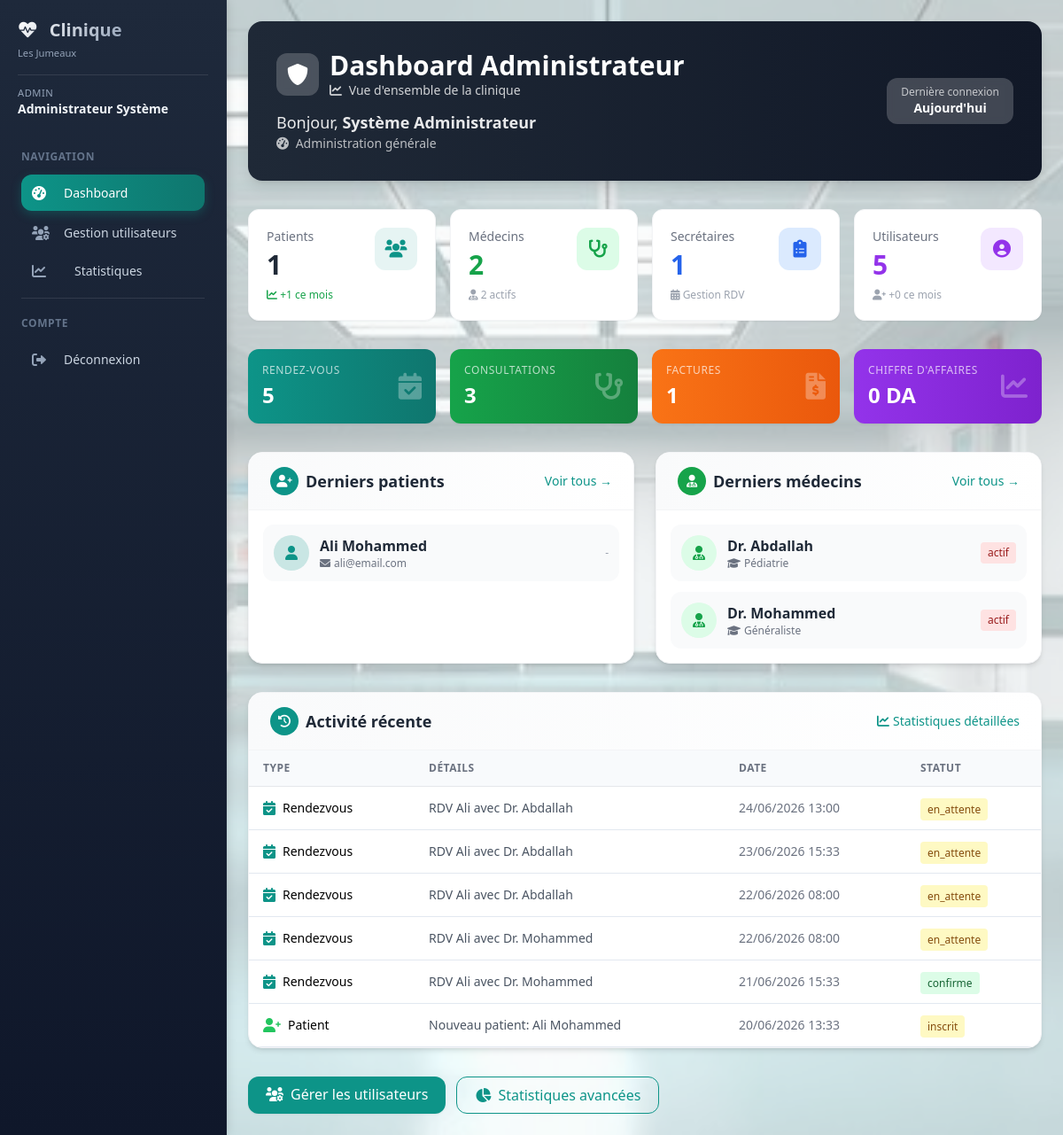
The page /admin/dashboard (signed in) on the database as committed earlier.
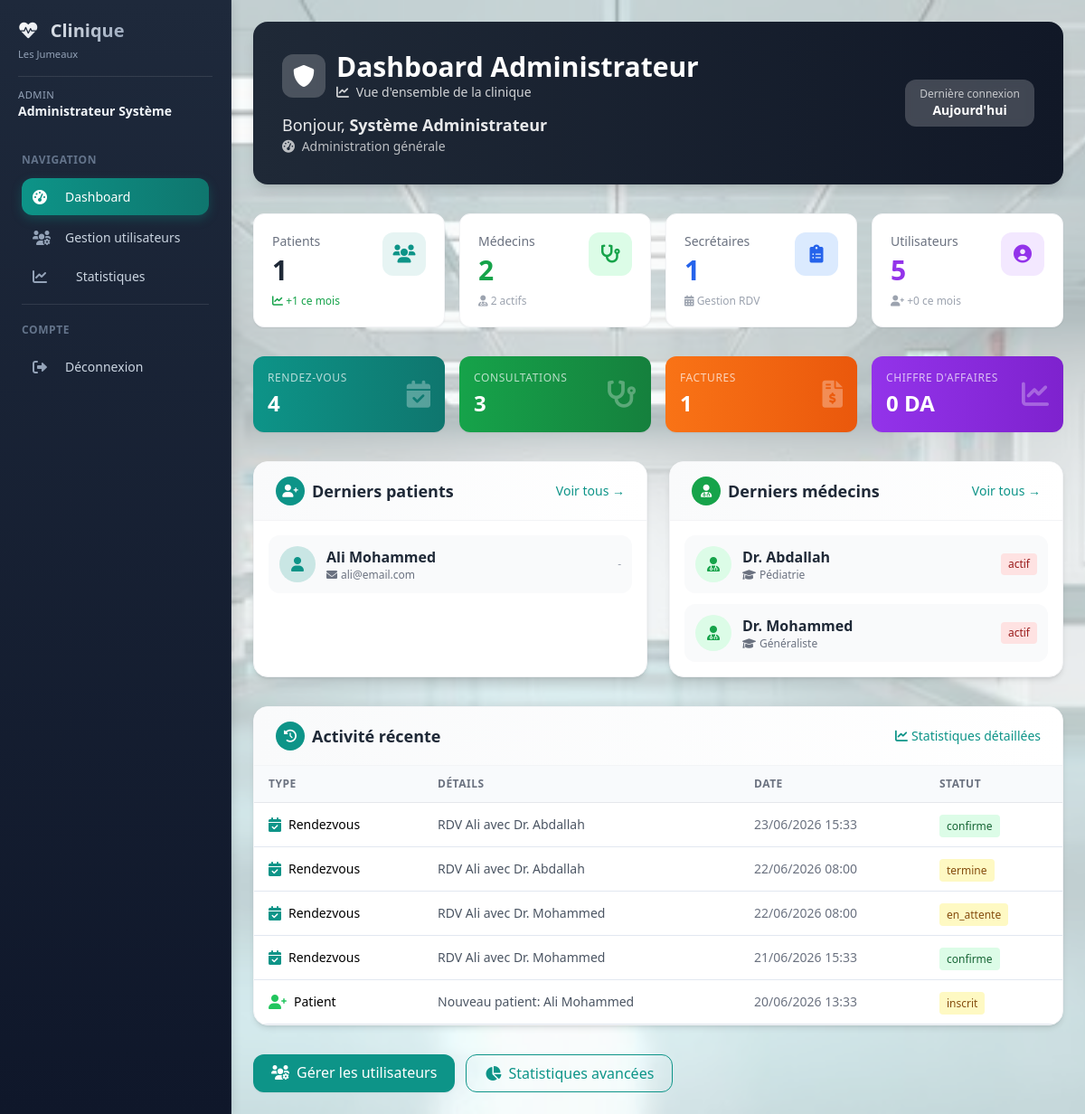
The same page on the database as committed later.
### models/database.py (models this page shows)
class Patient(db.Model):
    __tablename__ = 'patients'
    id = db.Column(db.Integer, primary_key=True)
    nom = db.Column(db.String(100), nullable=False)
    prenom = db.Column(db.String(100), nullable=False)
    email = db.Column(db.String(120))
    telephone = db.Column(db.String(20), nullable=False)
    date_naissance = db.Column(db.Date)
    adresse = db.Column(db.Text)
    num_assurance = db.Column(db.String(50))
    user_id = db.Column(db.Integer, db.ForeignKey('utilisateurs.id'))
    date_creation = db.Column(db.DateTime, default=datetime.utcnow)
    allergies = db.Column(db.Text)
    chronic_diseases = db.Column(db.Text)
    current_medications = db.Column(db.Text)
    user = db.relationship('Utilisateur', backref='patient', foreign_keys=[user_id])
    rendezvous = db.relationship('RendezVous', back_populates='patient', lazy='dynamic')
    consultations = db.relationship('Consultation', back_populates='patient', lazy='dynamic')
    ordonnances = db.relationship('Ordonnance', back_populates='patient', lazy='dynamic')
    factures = db.relationship('Facture', back_populates='patient', lazy='dynamic')

class Medecin(db.Model):
    __tablename__ = 'medecins'
    id = db.Column(db.Integer, primary_key=True)
    nom = db.Column(db.String(100), nullable=False)
    prenom = db.Column(db.String(100), nullable=False)
    specialite = db.Column(db.String(100), nullable=False)
    email = db.Column(db.String(120))
    telephone = db.Column(db.String(20))
    adresse_cabinet = db.Column(db.Text)
    created_at = db.Column(db.DateTime, default=datetime.utcnow)
    rendezvous = db.relationship('RendezVous', back_populates='medecin', lazy='dynamic')
    consultations = db.relationship('Consultation', back_populates='medecin', lazy='dynamic')
    ordonnances = db.relationship('Ordonnance', back_populates='medecin', lazy='dynamic')

class RendezVous(db.Model):
    __tablename__ = 'rendezvous'
    id = db.Column(db.Integer, primary_key=True)
    patient_id = db.Column(db.Integer, db.ForeignKey('patients.id'), nullable=False)
    medecin_id = db.Column(db.Integer, db.ForeignKey('medecins.id'), nullable=False)
    date_rendezvous = db.Column(db.DateTime, nullable=False)
    duree = db.Column(db.Integer, default=30)
    motif = db.Column(db.Text)
    statut = db.Column(db.String(20), default='en_attente')
    created_at = db.Column(db.DateTime, default=datetime.utcnow)
    patient = db.relationship('Patient', back_populates='rendezvous', foreign_keys=[patient_id])
    medecin = db.relationship('Medecin', back_populates='rendezvous', foreign_keys=[medecin_id])

### models/admin.py (the view)
@admin_bp.route('/dashboard')
@admin_required
def dashboard():
    now = datetime.now()
    start_of_month = now.replace(day=1, hour=0, minute=0, second=0)
    total_patients = Patient.query.count()
    total_medecins = Medecin.query.count()
    total_users = Utilisateur.query.count()
    total_secretaires = Utilisateur.query.filter_by(role='secretaire').count()
    try:
        medecins_actifs = Medecin.query.filter_by(statut='actif').count()
    except:
        medecins_actifs = total_medecins
    try:
        nouveaux_patients_mois = Patient.query.filter(
            Patient.date_creation >= start_of_month
        ).count()
    except:
        nouveaux_patients_mois = 0
    try:
        nouveaux_users_mois = Utilisateur.query.filter(
            Utilisateur.date_creation >= start_of_month
        ).count()
    except:
        nouveaux_users_mois = 0
    total_rendezvous = RendezVous.query.count()
    total_consultations = Consultation.query.count()
    total_factures = Facture.query.count()
    factures_payees = Facture.query.filter_by(statut='paye').all()
    chiffre_affaires = sum(f.montant for f in factures_payees)
    derniers_patients = Patient.query.order_by(Patient.id.desc()).limit(10).all()
    derniers_medecins = Medecin.query.order_by(Medecin.id.desc()).limit(10).all()
    activite_recente = []
    derniers_rdv = RendezVous.query.order_by(RendezVous.date_rendezvous.desc()).limit(5).all()
    for rdv in derniers_rdv:
        activite_recente.append({
            'type': 'rendezvous',
            'description': f"RDV {rdv.patient.nom if rdv.patient else 'Patient'} avec Dr. {rdv.medecin.nom if rdv.medecin else 'Médecin'}",
            'date': rdv.date_rendezvous,
            'statut': rdv.statut
        })
    for patient in derniers_patients[:3]:
        activite_recente.append({
            'type': 'patient',
            'description': f"Nouveau patient: {patient.nom} {patient.prenom}",
            'date': patient.date_creation if hasattr(patient, 'date_creation') else now,
            'statut': 'inscrit'
        })
    activite_recente.sort(key=lambda x: x['date'], reverse=True)
    derniere_connexion = "Aujourd'hui"
    return render_template('admin/dashboard.html',
                         total_patients=total_patients,
                         total_medecins=total_medecins,
                         total_users=total_users,
                         total_secretaires=total_secretaires,
                         medecins_actifs=medecins_actifs,
                         nouveaux_patients_mois=nouveaux_patients_mois,
                         nouveaux_users_mois=nouveaux_users_mois,
                         total_rendezvous=total_rendezvous,
                         total_consultations=total_consultations,
                         total_factures=total_factures,
                         chiffre_affaires=chiffre_affaires,
                         derniers_patients=derniers_patients,
                         derniers_medecins=derniers_medecins,
                         activite_recente=activite_recente[:10],
                         derniere_connexion=derniere_connexion)

### models/admin.py (called while the page is built)
def admin_required(f):
    @wraps(f)
    def decorated_function(*args, **kwargs):
        if 'user_id' not in session:
            return redirect(url_for('auth.login'))
        if session.get('role') != 'admin':
            return render_template('error.html', message="Accès non autorisé"), 403
        return f(*args, **kwargs)
    return decorated_function

### templates/admin/dashboard.html (shortened to what the changed rows need)
{% extends "base_dashboard.html" %}
{% block content %}
<div class="space-y-8">
    <div class="bg-gradient-to-r from-gray-800 to-gray-900 rounded-2xl shadow-lg p-6 md:p-8 text-white">
        <div class="flex flex-col md:flex-row justify-between items-start md:items-center">
            <div>
                <div class="flex items-center gap-3 mb-2">
                    <div>
                        <h1 class="text-2xl md:text-3xl font-bold">Dashboard Administrateur</h1>
                    </div>
                </div>
            </div>
        </div>
    </div>
    <div class="grid grid-cols-1 md:grid-cols-2 lg:grid-cols-4 gap-4">
        <div class="bg-gradient-to-r from-primary to-primary-dark rounded-xl shadow-sm p-4 text-white">
            <div class="flex justify-between items-center">
                <div>
                    <p class="text-white/70 text-xs uppercase tracking-wider">Rendez-vous</p>
                    <p class="text-2xl font-bold mt-1">{{ total_rendezvous|default(0) }}</p>
                </div>
            </div>
        </div>
    </div>
    <div class="grid grid-cols-1 lg:grid-cols-2 gap-6">
        <div class="bg-white rounded-2xl shadow-md overflow-hidden border border-gray-100">
            <div class="bg-gradient-to-r from-gray-50 to-white px-6 py-4 border-b border-gray-100">
                <div class="flex justify-between items-center">
                    <div class="flex items-center gap-2">
                        <h2 class="text-lg font-semibold text-gray-800">Derniers patients</h2>
                    </div>
                </div>
            </div>
            <div class="p-4">
                {% if derniers_patients %}
                    <div class="space-y-3">
                        {% for patient in derniers_patients[:5] %}
                        <div class="flex items-center justify-between p-3 bg-gray-50 rounded-xl hover:bg-gray-100 transition">
                            <div class="flex items-center gap-3">
                                <div class="w-10 h-10 bg-primary/20 rounded-full flex items-center justify-center">
                                    <i class="fas fa-user text-primary"></i>
                                </div>
                                <div>
                                    <p class="font-semibold text-gray-800">{{ patient.nom }} {{ patient.prenom }}</p>
                                    <p class="text-xs text-gray-500">
                                        <i class="fas fa-envelope mr-1"></i>{{ patient.email[:20] }}{% if patient.email|length > 20 %}...{% endif %}
                                    </p>
                                </div>
                            </div>
                            <span class="text-xs text-gray-400">
                                {{ patient.date_inscription.strftime('%d/%m/%Y') if patient.date_inscription else '-' }}
                            </span>
                        </div>
                        {% endfor %}
                    </div>
                {% endif %}
            </div>
        </div>
        <div class="bg-white rounded-2xl shadow-md overflow-hidden border border-gray-100">
            <div class="bg-gradient-to-r from-gray-50 to-white px-6 py-4 border-b border-gray-100">
                <div class="flex justify-between items-center">
                    <div class="flex items-center gap-2">
                        <h2 class="text-lg font-semibold text-gray-800">Derniers médecins</h2>
                    </div>
                </div>
            </div>
            <div class="p-4">
                {% if derniers_medecins %}
                    <div class="space-y-3">
                        {% for medecin in derniers_medecins[:5] %}
                        <div class="flex items-center justify-between p-3 bg-gray-50 rounded-xl hover:bg-gray-100 transition">
                            <div class="flex items-center gap-3">
                                <div class="w-10 h-10 bg-green-100 rounded-full flex items-center justify-center">
                                    <i class="fas fa-user-md text-green-600"></i>
                                </div>
                                <div>
                                    <p class="font-semibold text-gray-800">Dr. {{ medecin.nom }} {{ medecin.prenom }}</p>
                                    <p class="text-xs text-gray-500">
                                        <i class="fas fa-graduation-cap mr-1"></i>{{ medecin.specialite }}
                                    </p>
                                </div>
                            </div>
                            <span class="px-2 py-1 rounded text-xs {% if medecin.statut == 'actif' %}bg-green-100 text-green-800{% else %}bg-red-100 text-red-800{% endif %}">
                                {{ medecin.statut|default('actif') }}
                            </span>
                        </div>
                        {% endfor %}
                    </div>
                {% endif %}
            </div>
        </div>
    </div>
    <div class="bg-white rounded-2xl shadow-md overflow-hidden border border-gray-100">
        <div class="bg-gradient-to-r from-gray-50 to-white px-6 py-4 border-b border-gray-100">
            <div class="flex justify-between items-center">
                <div class="flex items-center gap-2">
                    <h2 class="text-lg font-semibold text-gray-800">Activité récente</h2>
                </div>
            </div>
        </div>
        <div class="overflow-x-auto">
            <table class="w-full">
                <thead class="bg-gray-50">
                    <tr>
                        <th class="px-4 py-3 text-left text-xs font-semibold text-gray-500 uppercase">Type</th>
                        <th class="px-4 py-3 text-left text-xs font-semibold text-gray-500 uppercase">Détails</th>
                        <th class="px-4 py-3 text-left text-xs font-semibold text-gray-500 uppercase">Date</th>
                        <th class="px-4 py-3 text-left text-xs font-semibold text-gray-500 uppercase">Statut</th>
                    </tr>
                </thead>
                <tbody>
                    {% if activite_recente %}
                        {% for act in activite_recente[:8] %}
                        <tr class="border-t hover:bg-gray-50 transition">
                            <td class="px-4 py-3">
                                <span class="flex items-center gap-2">
                                    {% if act.type == 'rendezvous' %}
                                        <i class="fas fa-calendar-check text-primary"></i>
                                    {% elif act.type == 'patient' %}
                                        <i class="fas fa-user-plus text-green-500"></i>
                                    {% elif act.type == 'medecin' %}
                                        <i class="fas fa-user-md text-blue-500"></i>
                                    {% else %}
                                        <i class="fas fa-info-circle text-gray-400"></i>
                                    {% endif %}
                                    <span class="text-sm">{{ act.type|capitalize }}</span>
                                </span>
                            </td>
                            <td class="px-4 py-3 text-sm text-gray-600">{{ act.description }}</td>
                            <td class="px-4 py-3 text-sm text-gray-500">{{ act.date.strftime('%d/%m/%Y %H:%M') if act.date else '-' }}</td>
                            <td class="px-4 py-3">
                                <span class="px-2 py-1 rounded text-xs {% if act.statut == 'confirme' %}bg-green-100 text-green-800{% else %}bg-yellow-100 text-yellow-800{% endif %}">
                                    {{ act.statut|default('terminé') }}
                                </span>
                            </td>
                        </tr>
                        {% endfor %}
                    {% endif %}
                </tbody>
            </table>
        </div>
    </div>
</div>
{% endblock %}

Rows that differ between the two databases and show on the page:
removed RendezVous: type "Rendezvous", description "RDV Ali avec Dr. Abdallah", date "24/06/2026 13:00", statut "en_attente"
changed RendezVous (number 1 of 4 on the later page): statut "en_attente" → "confirme"
changed RendezVous: statut "en_attente" → "termine"
Other text that changed with them:
{{ total_rendezvous|default(0) }}: "5" → "4"
